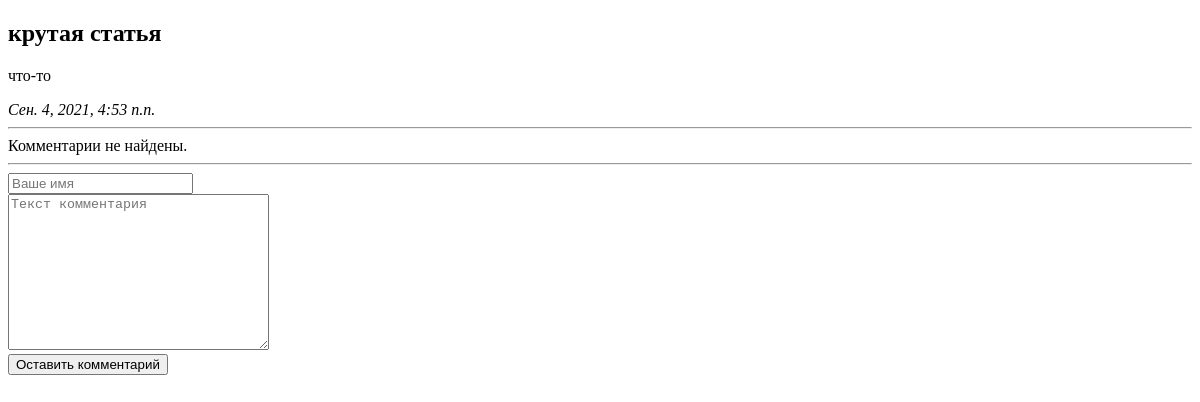
Page /articles/2/ on the earlier database version.
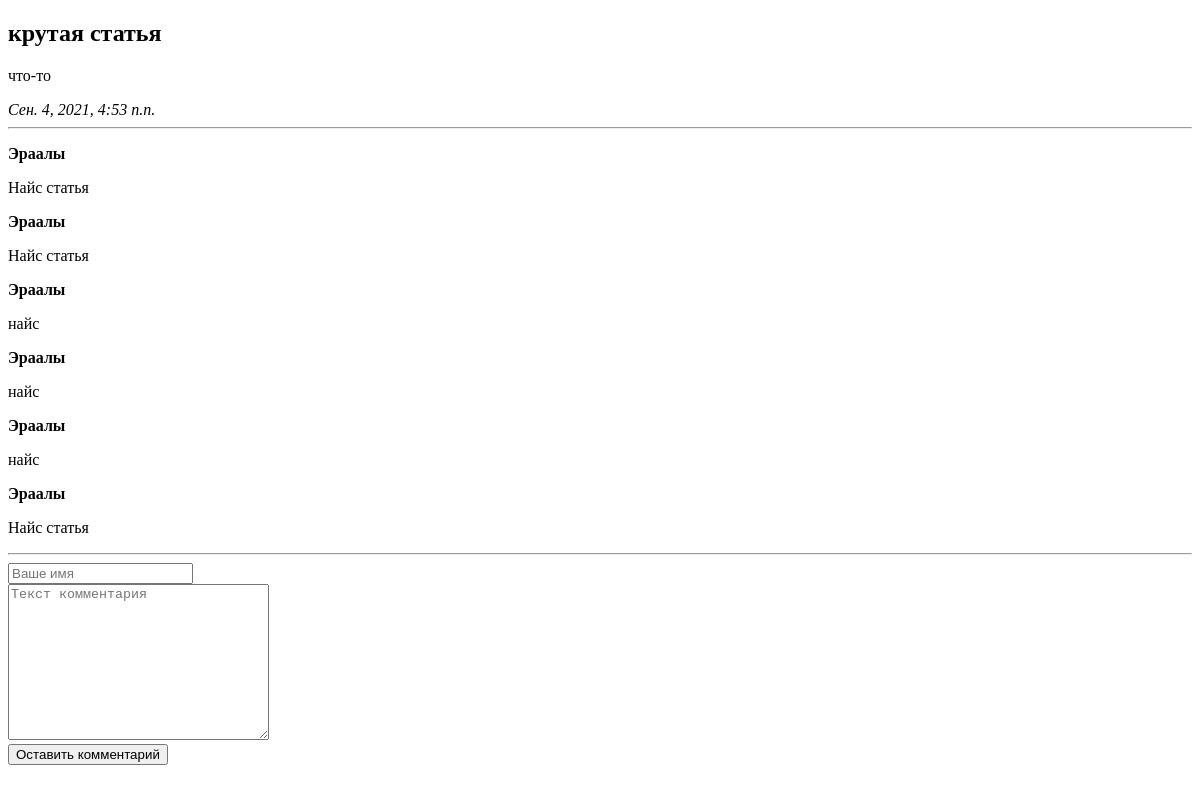
Same page on the later database version.
### myfirst/apps/articles/models.py (models this page shows, shortened)
class Article(models.Model):
	article_title = models.CharField('Название статьи', max_length = 200)
	article_text = models.TextField('Текст статьи')
	pub_date = models.DateTimeField('Дата публикации')
	class Meta:
		verbose_name = 'статью'
		verbose_name_plural = 'Статьи'

class Comment(models.Model):
	article = models.ForeignKey(Article, on_delete = models.CASCADE)
	author_name = models.CharField('Имя автора', max_length = 50)
	comment_text = models.CharField('Текст комментария', max_length = 200)
	class Meta:
		verbose_name = 'комментарий'
		verbose_name_plural = 'Комментарии'

### myfirst/apps/articles/views.py (the view)
# urls.py: path('<int:article_id>/', views.detail, name = 'detail'),
def detail(request, article_id):
	try:
		a = Article.objects.get( id = article_id )
	except:
		raise Http404('Статья не найдена')
	latest_comment_list = a.comment_set.order_by('-id')[:10]
	return render(request, 'articles/detail.html', {'article' : a, 'latest_comment_list' : latest_comment_list})

### myfirst/templates/articles/detail.html (shortened to what this page needs)
{% extends 'base.html' %}
{% block content %}
<h2>{{article.article_title}}</h2>
<p>{{article.article_text}}</p>
<em>{{article.pub_date}}</em>
<hr>
{% if latest_comment_list %}
    {% for c in latest_comment_list %}
    <p>
        <strong>{{c.author_name}}</strong>
        <p>{{c.comment_text}}</p>
    </p>
    {% endfor %}
{% else %}
    Комментарии не найдены.
{% endif %}
<hr>
<form action="{% url 'articles:leave_comment' article.id %}" method="POST">
    <input type="text" required placeholder="Ваше имя" name="name"><br>
    <textarea name="text" required="" placeholder="Текст комментария" cols="30" rows="10"></textarea><br>
    <button type="submit">Оставить комментарий</button>
</form>
{% endblock %}

### myfirst/templates/base.html (shortened to what this page needs)
<!DOCTYPE html>
<html lang="ru-RU">
<head>
</head>
<body>
	{% block content %}{% endblock %}
</body>
</html>

Differences in the rows shown:
added Comment: author_name "Эраалы", comment_text "Найс статья"
added Comment: author_name "Эраалы", comment_text "Найс статья"
added Comment: author_name "Эраалы", comment_text "найс"
added Comment: author_name "Эраалы", comment_text "найс"
added Comment: author_name "Эраалы", comment_text "найс"
added Comment: author_name "Эраалы", comment_text "Найс статья"
Other differences:
text no longer shown: "Комментарии не найдены."
